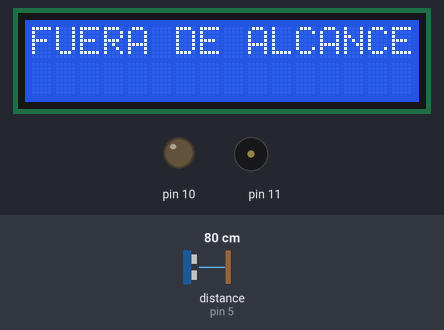
Bench run of a sketch on a simulated Arduino Uno, built with avr-gcc and run on an emulated ATmega328P. Shown: 16×2 character LCD, output pins drawn as LEDs (lit = HIGH), buzzer (waves = sounding). Wiring (inferred from the names in the program): ultrasonic range finder: trigger pin 4; echo pin 5. The inputs (shaded band) are chosen by the test bench; at power-on: distance to the obstacle (sensor on pin 5) 80 cm. The echo pulse lasts 58.3 µs per cm; pins used as bus, display or sensor lines are not drawn.

Above: at 1.2 s.
1.3 s: distance to the obstacle (sensor on pin 5) set to 32 cm
At 3.3 s:
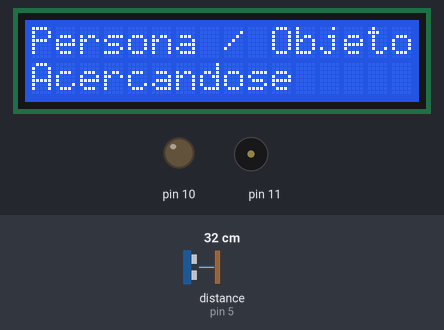
3.6 s: distance to the obstacle (sensor on pin 5) set to 29 cm
At 4.8 s:
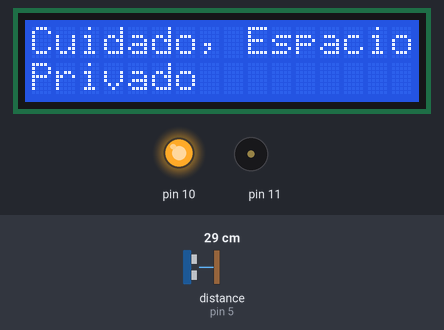
5.7 s: distance to the obstacle (sensor on pin 5) set to 17 cm
At 9.21 s:
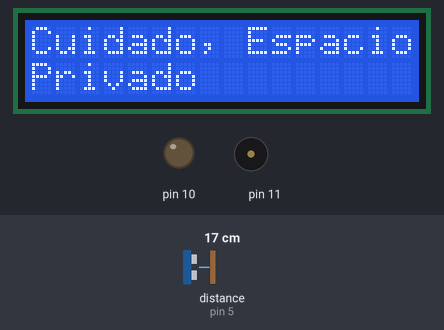
9.8 s: distance to the obstacle (sensor on pin 5) set to 14 cm
11.3 s: distance to the obstacle (sensor on pin 5) set to 7 cm
15.4 s: distance to the obstacle (sensor on pin 5) set to 4 cm
At 25.4 s:
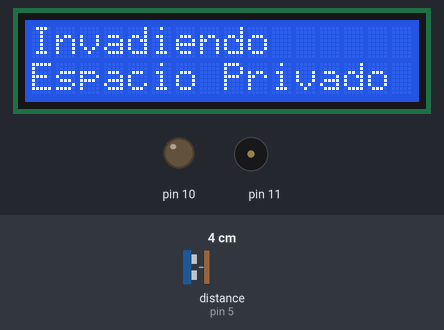
Timing chart, 0 to 25.7 s (numbered marks = the images above; inputs shaded):
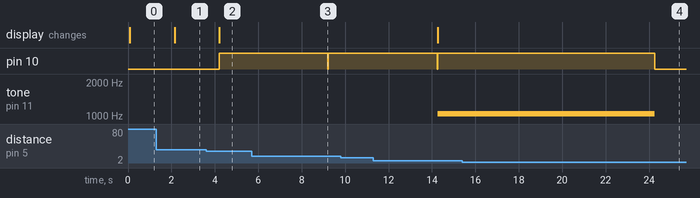

Measured:
- the behaviour switches between 31 and 30 cm on distance to the obstacle (sensor on pin 5) (found by bisection; images 1 and 2)
- the behaviour switches between 6 and 5 cm on distance to the obstacle (sensor on pin 5) (found by bisection; images 3 and 4)
- after the input at 1.3 s, the display: changes after 0.85 s (image 1)
- after the input at 3.6 s, pin 10: LOW → HIGH after 0.61 s; the display: changes after 0.61 s (image 2)
- after the input at 9.8 s, every drawn part: stays the same
- after the input at 15.4 s, pin 10: goes on until 24.3 s, then stays LOW; tone on pin 11: goes on until 24.3 s, then stays silent

The sketch:

HC-SR04_LCD_Alarma_de_distancia.ino
```cpp
#include <Wire.h>
#include <LiquidCrystal_I2C.h>
LiquidCrystal_I2C lcd(0X27,16,2);
#define Trigger 4
#define Echo 5
void setup(){
  lcd.init();
  lcd.backlight();
  lcd.clear();
  pinMode(10,OUTPUT);
  pinMode(11,OUTPUT);
  pinMode(Echo,INPUT);
  pinMode(Trigger,OUTPUT);
  digitalWrite(Trigger,LOW);}
void loop(){
  digitalWrite (Trigger, HIGH);
  delayMicroseconds(10);
  digitalWrite (Trigger, LOW);
  int sensor = pulseIn (Echo, HIGH);
  int distancia = sensor/59;
  if(distancia>=45){
     lcd.clear();
     lcd.setCursor(0,0);
     lcd.print("FUERA DE ALCANCE");
     delay(1000);}
  else if(distancia>=30&&distancia<=44){
     lcd.clear();
     lcd.setCursor(0,0);
     lcd.print("Persona / Objeto");
     lcd.setCursor(0,1);
     lcd.print("Acercandose");
     delay(1000);}
  else if(distancia>=15&&distancia<=29){
     lcd.clear();
     lcd.setCursor(0,0);
     lcd.print("Cuidado, Espacio");
     lcd.setCursor(0,1);
     lcd.print("Privado");
     digitalWrite(10,HIGH);
     delay(5000);
     digitalWrite(10,LOW);}
  else if(distancia>=5&&distancia<=14){
     lcd.clear();
     lcd.setCursor(0,0);
     lcd.print("Invadiendo");
     lcd.setCursor(0,1);
     lcd.print("Espacio Privado");
     tone(11,1047,10000);
     digitalWrite(10,HIGH);
     delay(10000);
     digitalWrite(10,LOW);}}
```
